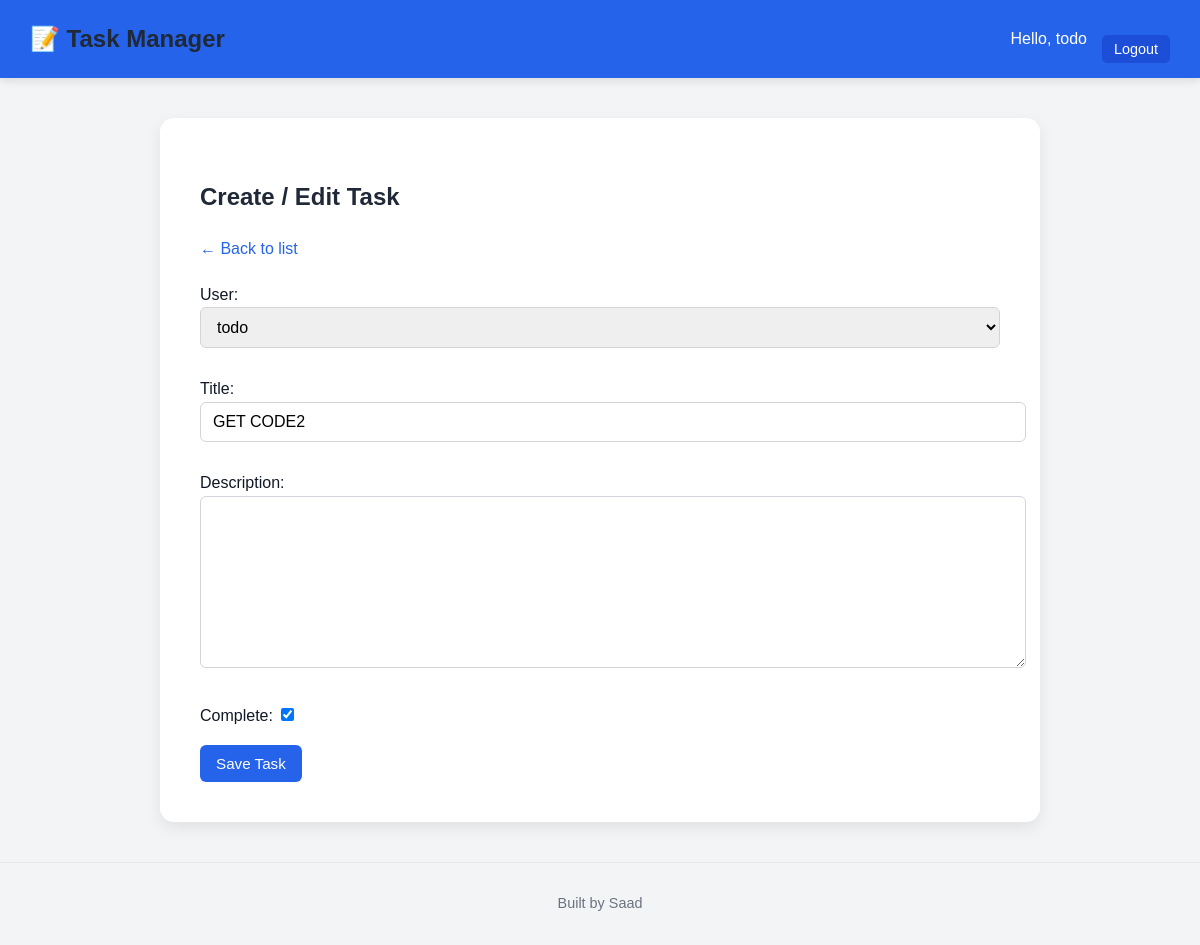
Screenshot of /task_update/10/ (signed in) with the database file from the repository.
### base/models.py (models this page shows, shortened)
class Task(models.Model):
    user = models.ForeignKey(User, on_delete=models.CASCADE, null=True, blank=True)
    title = models.CharField(max_length=200)
    description = models.TextField(null=True, blank=True)
    complete = models.BooleanField(default=False)
    created = models.DateTimeField(auto_now_add=True)
    class Meta:
        ordering = ['complete']

### base/views.py (the view)
# urls.py: path('task_update/<int:pk>/', TaskUpdate.as_view(), name='task_update'),
class TaskUpdate(LoginRequiredMixin,UpdateView):
    model=Task
    fields = '__all__'
    context_object_name = 'task_update'
    success_url =reverse_lazy('tasks')

### base/templates/base/task_form.html (shortened to what this page needs)
{% extends 'base/base.html' %}
{% block content %}
<h2>Create / Edit Task</h2>
<a href="{% url 'tasks' %}">← Back to list</a>
<form method="POST" action="">
  {{ form.as_p }}
  <input type="submit" value="Save Task" class="btn-primary" />
</form>
{% endblock %}

### base/templates/base/base.html (shortened to what this page needs)
{% load static %}
<!DOCTYPE html>
<html lang="en">
  <head>
    <link rel="stylesheet" href="{% static 'base/style.css' %}" />
  </head>
  <body>
    <header>
      <h1>📝 Task Manager</h1>
      <nav>
        {% if request.user.is_authenticated %}
        <span>Hello, {{ request.user.username }}</span>
        <form action="{% url 'logout' %}" method="post" style="display: inline">
          <button type="submit">Logout</button>
        </form>
        {% else %}
        <a href="{% url 'login' %}">Login</a>
        <a href="{% url 'register' %}">Register</a>
        {% endif %}
      </nav>
    </header>
    <main>{% block content %}{% endblock %}</main>
    <footer>
      <p>Built by Saad</p>
    </footer>
  </body>
</html>

### base/static/base/style.css (style rules this page uses)
body { font-family: "Poppins", sans-serif; background: #f3f4f6; color: #111827; margin: 0; padding: 0; line-height: 1.6; }
h1, h2, h3 { color: #1f2937; }
a { text-decoration: none; color: #2563eb; transition: 0.2s; }
header { background: #2563eb; color: white; padding: 15px 30px; display: flex; justify-content: space-between; align-items: center; box-shadow: 0 3px 8px rgba(0, 0, 0, 0.1); }
header h1 { font-size: 1.5em; margin: 0; }
header nav { display: flex; align-items: center; gap: 15px; }
header form button { background: #1d4ed8; border: none; padding: 6px 12px; border-radius: 5px; color: white; cursor: pointer; font-size: 0.9em; }
main { padding: 40px; max-width: 800px; margin: 40px auto; background: white; border-radius: 14px; box-shadow: 0 6px 16px rgba(0, 0, 0, 0.08); transition: all 0.3s ease; }
.btn-primary, .btn-danger, button, input[type="submit"] { display: inline-block; font-weight: 500; border: none; padding: 10px 16px; border-radius: 6px; cursor: pointer; font-size: 0.95em; transition: all 0.2s ease-in-out; }
.btn-primary { background: #2563eb; color: white; }
form { margin-top: 20px; }
form input[type="text"], form input[type="password"], form textarea, form select { width: 100%; padding: 10px 12px; margin-bottom: 12px; border: 1px solid #d1d5db; border-radius: 6px; font-size: 1em; transition: 0.2s; }
footer { text-align: center; padding: 15px; font-size: 0.9em; color: #6b7280; border-top: 1px solid #e5e7eb; margin-top: 30px; }

### rows the page displays
Task: user "todo", title "GET CODE2", complete "☑"

### other values shown
{{ request.user.username }} "todo"
